Frame 1 (no input): blank canvas, image omitted
Frame 60 (the mouse pressed at the canvas centre just before this capture): blank canvas, image omitted
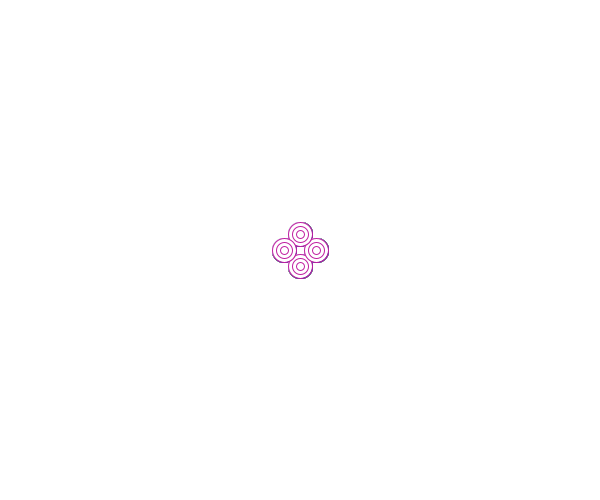
Frame 120 (the mouse held since frame 60 and released just before this capture)

The Processing sketch whose frames 1 and 60 were blank and that drew this single picture after the mouse press (run headless with seeded random() and noise(); from frame 60 on, the mouse is pressed at the canvas centre):

// Processing sketch: kadai104
// ── kadai104.pde
void setup() {
    size(600,500);
    background(255,255,255);
}

void draw() {
    if (mousePressed == true) {
        stroke(random(256),random(256), random(256));
        threefoldEllipse(0,16);
        threefoldEllipse(16,0);
        threefoldEllipse(0,-16);
        threefoldEllipse(-16,0);
    }
}

void keyPressed() {
    if (key == 'c') {
        background(255,255,255);
    }
}

void threefoldEllipse(int positionX, int positionY) {
    int baseSize = 8;
    for (int i = 3; i > 0; i--) {
        // ellipseは中が塗りつぶされているため、大きい順に描く必要がある
        ellipse(mouseX + positionX, mouseY + positionY, baseSize * i, baseSize * i);
    }
}
